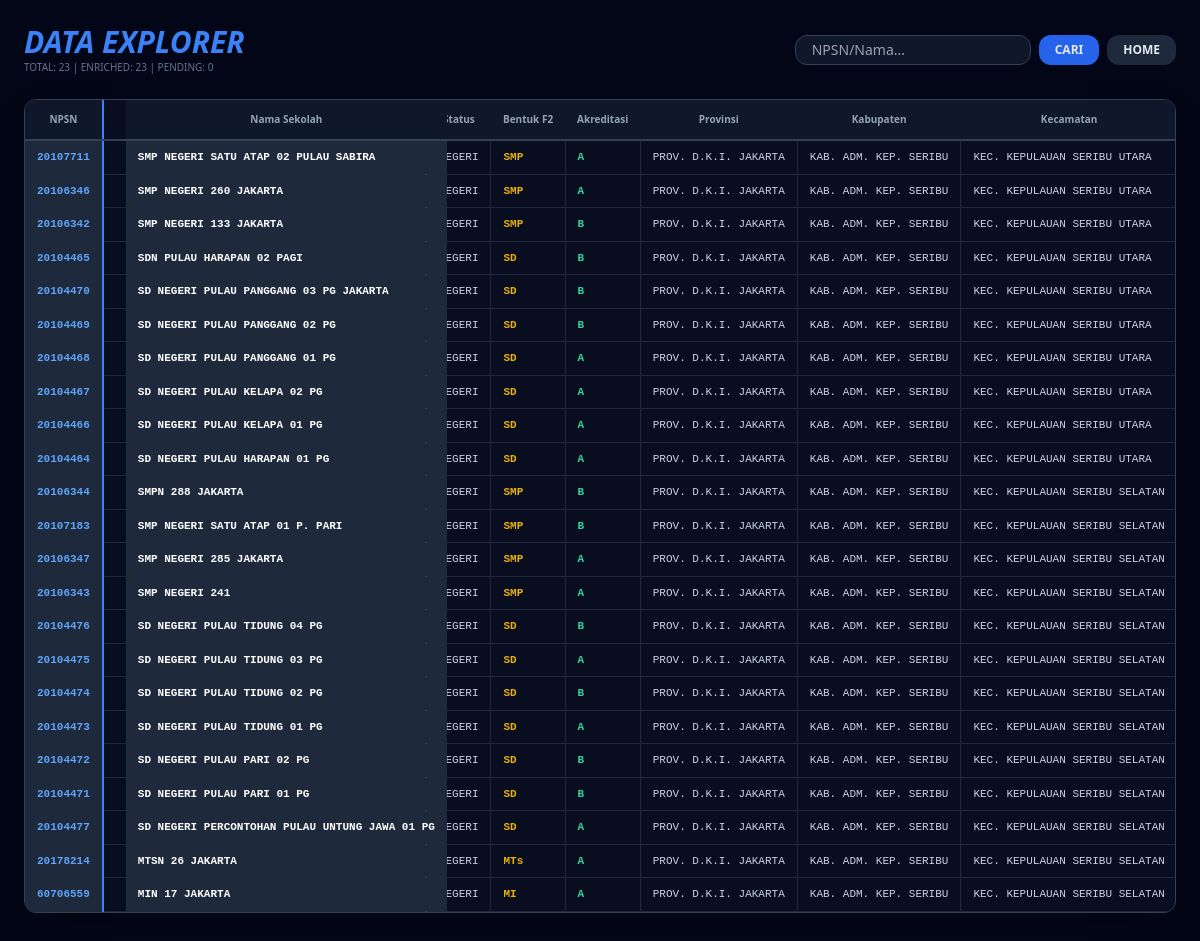
/viewer, run on the app's committed database.
### tables this page shows
CREATE TABLE sekolah (
        id INTEGER PRIMARY KEY AUTOINCREMENT,
        -- FASE 1
        npsn TEXT UNIQUE,
        nama TEXT,
        status TEXT,
        bentuk_pendidikan TEXT,
        alamat TEXT,
        desa TEXT,
        kecamatan TEXT,
        kabupaten TEXT,
        provinsi TEXT,
        
        -- FASE 2 (Identitas & Perijinan)
        npsn_link TEXT,
        bentuk_pendidikan_detail TEXT,
        kementerian_pembina TEXT,
        naungan TEXT,
        npyp TEXT,
        sk_pendirian TEXT,
        tgl_sk_pendirian TEXT,
        sk_operasional TEXT,
        tgl_sk_operasional TEXT,
        sk_operasional_link TEXT,
        tgl_upload_sk TEXT,
        akreditasi TEXT,
        akreditasi_link TEXT,
        
        -- FASE 2 (Sarpras)
        luas_tanah TEXT,
        internet_1 TEXT,
        internet_2 TEXT,
        sumber_listrik TEXT,
        
        -- FASE 2 (Kontak)
        fax TEXT,
        telepon TEXT,
        email TEXT,
        website TEXT,
        operator TEXT,
        
        -- FASE 2 (Peta)
        lintang TEXT,
        bujur TEXT,
        
        fase2_done INTEGER DEFAULT 0
    );

### app.py (the view)
@app.route("/viewer")
def viewer():
    search = request.args.get('search', '')
    page = request.args.get('page', 1, type=int)
    view_filter = request.args.get('filter', 'all')
    per_page = 100
    offset = (page - 1) * per_page
    conn = get_connection()
    total_all = conn.execute("SELECT COUNT(*) as t FROM sekolah").fetchone()['t']
    total_enriched = conn.execute("SELECT COUNT(*) as t FROM sekolah WHERE fase2_done=1").fetchone()['t']
    q = "SELECT * FROM sekolah WHERE 1=1 "
    if view_filter == 'enriched': q += "AND fase2_done=1 "
    if search: q += f"AND (npsn LIKE '%{search}%' OR nama LIKE '%{search}%') "
    rows = conn.execute(q + "ORDER BY id DESC LIMIT ? OFFSET ?", (per_page, offset)).fetchall()
    total_filtered = conn.execute(q.replace("SELECT *", "SELECT COUNT(*) as t")).fetchone()['t']
    conn.close()
    return render_template("viewer.html", rows=rows, total_data=total_all, total_enriched=total_enriched, pending=(total_all-total_enriched), page=page, total_pages=(total_filtered//per_page)+1, search=search, view_filter=view_filter)

### db.py (called while the page is built)
def get_connection():
    conn = sqlite3.connect(DB_NAME, check_same_thread=False)
    conn.row_factory = sqlite3.Row
    return conn

### templates/viewer.html (shortened to what this page needs)
<!DOCTYPE html>
<html><head><title>Full Data Explorer</title><script src="https://cdn.tailwindcss.com"></script>
</head>
<body class="bg-slate-950 text-slate-200 p-6">
    <header class="flex justify-between items-center mb-6">
        <div><h1 class="text-3xl font-black italic text-blue-500">DATA EXPLORER</h1><p class="text-[10px] text-slate-500 uppercase">Total: {{ total_data }} | Enriched: {{ total_enriched }} | Pending: {{ pending }}</p></div>
        <div class="flex gap-2">
            <form class="flex gap-2"><input type="text" name="search" value="{{ search }}" class="bg-slate-900 border border-slate-700 px-4 py-1 rounded-xl text-sm" placeholder="NPSN/Nama..."><button class="bg-blue-600 px-4 rounded-xl font-bold text-xs uppercase">Cari</button></form>
            <a href="/" class="bg-slate-800 px-4 py-1 rounded-xl font-bold text-xs flex items-center">HOME</a>
        </div>
    </header>
    <div class="wrap bg-slate-900/50 shadow-2xl">
        <table><thead><tr>
            <th class="st-1">NPSN</th><th class="st-2">Nama Sekolah</th><th>Status</th><th>Bentuk F2</th><th>Akreditasi</th><th>Provinsi</th><th>Kabupaten</th><th>Kecamatan</th>
        </tr></thead><tbody>
            {% for r in rows %}
            <tr>
                <td class="st-1 font-bold text-blue-400">{{ r.npsn }}</td><td class="st-2 text-white font-bold uppercase">{{ r.nama }}</td><td>{{ r.status }}</td><td class="text-yellow-500 font-bold">{{ r.bentuk_pendidikan_detail or r.bentuk_pendidikan }}</td><td class="text-emerald-400 font-bold">{{ r.akreditasi or '-' }}</td><td>{{ r.provinsi }}</td><td>{{ r.kabupaten }}</td><td>{{ r.kecamatan }}</td>
            </tr>
            {% endfor %}
        </tbody></table>
    </div>
</body></html>

### templates/viewer.html (style rules this page uses)
.wrap { height: calc(100vh - 220px); overflow: auto; border: 1px solid #334155; border-radius: 12px; }
table { border-collapse: separate; border-spacing: 0; }
th { position: sticky; top: 0; background: #0f172a; z-index: 40; padding: 12px; font-size: 10px; border-bottom: 2px solid #334155; white-space: nowrap; color: #94a3b8; }
.st-1 { position: sticky; left: 0; z-index: 30; background: #1e293b; border-right: 2px solid #3b82f6 !important; width: 100px; }
.st-2 { position: sticky; left: 100px; z-index: 30; background: #1e293b; border-right: 2px solid #334155 !important; width: 250px; }
th.st-1, th.st-2 { z-index: 50; background: #0f172a; }
td { padding: 8px 12px; font-family: monospace; font-size: 11px; border-bottom: 1px solid #1e293b; border-right: 1px solid #1e293b; white-space: nowrap; color: #cbd5e1; }

### data on the page
sekolah: npsn "20107711", nama "SMP NEGERI SATU ATAP 02 PULAU SABIRA", status "NEGERI", bentuk_pendidikan_detail "SMP", akreditasi "A", provinsi "PROV. D.K.I. JAKARTA", kabupaten "KAB. ADM. KEP. SERIBU", kecamatan "KEC. KEPULAUAN SERIBU UTARA"
sekolah: npsn "20106346", nama "SMP NEGERI 260 JAKARTA", status "NEGERI", bentuk_pendidikan_detail "SMP", akreditasi "A", provinsi "PROV. D.K.I. JAKARTA", kabupaten "KAB. ADM. KEP. SERIBU", kecamatan "KEC. KEPULAUAN SERIBU UTARA"
sekolah: npsn "20106342", nama "SMP NEGERI 133 JAKARTA", status "NEGERI", bentuk_pendidikan_detail "SMP", akreditasi "B", provinsi "PROV. D.K.I. JAKARTA", kabupaten "KAB. ADM. KEP. SERIBU", kecamatan "KEC. KEPULAUAN SERIBU UTARA"
sekolah: npsn "20104465", nama "SDN PULAU HARAPAN 02 PAGI", status "NEGERI", bentuk_pendidikan_detail "SD", akreditasi "B", provinsi "PROV. D.K.I. JAKARTA", kabupaten "KAB. ADM. KEP. SERIBU", kecamatan "KEC. KEPULAUAN SERIBU UTARA"
sekolah: npsn "20104470", nama "SD NEGERI PULAU PANGGANG 03 PG JAKARTA", status "NEGERI", bentuk_pendidikan_detail "SD", akreditasi "B", provinsi "PROV. D.K.I. JAKARTA", kabupaten "KAB. ADM. KEP. SERIBU", kecamatan "KEC. KEPULAUAN SERIBU UTARA"
sekolah: npsn "20104469", nama "SD NEGERI PULAU PANGGANG 02 PG", status "NEGERI", bentuk_pendidikan_detail "SD", akreditasi "B", provinsi "PROV. D.K.I. JAKARTA", kabupaten "KAB. ADM. KEP. SERIBU", kecamatan "KEC. KEPULAUAN SERIBU UTARA"
sekolah: npsn "20104468", nama "SD NEGERI PULAU PANGGANG 01 PG", status "NEGERI", bentuk_pendidikan_detail "SD", akreditasi "A", provinsi "PROV. D.K.I. JAKARTA", kabupaten "KAB. ADM. KEP. SERIBU", kecamatan "KEC. KEPULAUAN SERIBU UTARA"
sekolah: npsn "20104467", nama "SD NEGERI PULAU KELAPA 02 PG", status "NEGERI", bentuk_pendidikan_detail "SD", akreditasi "A", provinsi "PROV. D.K.I. JAKARTA", kabupaten "KAB. ADM. KEP. SERIBU", kecamatan "KEC. KEPULAUAN SERIBU UTARA"
sekolah: npsn "20104466", nama "SD NEGERI PULAU KELAPA 01 PG", status "NEGERI", bentuk_pendidikan_detail "SD", akreditasi "A", provinsi "PROV. D.K.I. JAKARTA", kabupaten "KAB. ADM. KEP. SERIBU", kecamatan "KEC. KEPULAUAN SERIBU UTARA"
sekolah: npsn "20104464", nama "SD NEGERI PULAU HARAPAN 01 PG", status "NEGERI", bentuk_pendidikan_detail "SD", akreditasi "A", provinsi "PROV. D.K.I. JAKARTA", kabupaten "KAB. ADM. KEP. SERIBU", kecamatan "KEC. KEPULAUAN SERIBU UTARA"
sekolah: npsn "20106344", nama "SMPN 288 JAKARTA", status "NEGERI", bentuk_pendidikan_detail "SMP", akreditasi "B", provinsi "PROV. D.K.I. JAKARTA", kabupaten "KAB. ADM. KEP. SERIBU", kecamatan "KEC. KEPULAUAN SERIBU SELATAN"
sekolah: npsn "20107183", nama "SMP NEGERI SATU ATAP 01 P. PARI", status "NEGERI", bentuk_pendidikan_detail "SMP", akreditasi "B", provinsi "PROV. D.K.I. JAKARTA", kabupaten "KAB. ADM. KEP. SERIBU", kecamatan "KEC. KEPULAUAN SERIBU SELATAN"
sekolah: npsn "20106347", nama "SMP NEGERI 285 JAKARTA", status "NEGERI", bentuk_pendidikan_detail "SMP", akreditasi "A", provinsi "PROV. D.K.I. JAKARTA", kabupaten "KAB. ADM. KEP. SERIBU", kecamatan "KEC. KEPULAUAN SERIBU SELATAN"
sekolah: npsn "20106343", nama "SMP NEGERI 241", status "NEGERI", bentuk_pendidikan_detail "SMP", akreditasi "A", provinsi "PROV. D.K.I. JAKARTA", kabupaten "KAB. ADM. KEP. SERIBU", kecamatan "KEC. KEPULAUAN SERIBU SELATAN"
sekolah: npsn "20104476", nama "SD NEGERI PULAU TIDUNG 04 PG", status "NEGERI", bentuk_pendidikan_detail "SD", akreditasi "B", provinsi "PROV. D.K.I. JAKARTA", kabupaten "KAB. ADM. KEP. SERIBU", kecamatan "KEC. KEPULAUAN SERIBU SELATAN"
sekolah: npsn "20104475", nama "SD NEGERI PULAU TIDUNG 03 PG", status "NEGERI", bentuk_pendidikan_detail "SD", akreditasi "A", provinsi "PROV. D.K.I. JAKARTA", kabupaten "KAB. ADM. KEP. SERIBU", kecamatan "KEC. KEPULAUAN SERIBU SELATAN"
sekolah: npsn "20104474", nama "SD NEGERI PULAU TIDUNG 02 PG", status "NEGERI", bentuk_pendidikan_detail "SD", akreditasi "B", provinsi "PROV. D.K.I. JAKARTA", kabupaten "KAB. ADM. KEP. SERIBU", kecamatan "KEC. KEPULAUAN SERIBU SELATAN"
sekolah: npsn "20104473", nama "SD NEGERI PULAU TIDUNG 01 PG", status "NEGERI", bentuk_pendidikan_detail "SD", akreditasi "A", provinsi "PROV. D.K.I. JAKARTA", kabupaten "KAB. ADM. KEP. SERIBU", kecamatan "KEC. KEPULAUAN SERIBU SELATAN"
sekolah: npsn "20104472", nama "SD NEGERI PULAU PARI 02 PG", status "NEGERI", bentuk_pendidikan_detail "SD", akreditasi "B", provinsi "PROV. D.K.I. JAKARTA", kabupaten "KAB. ADM. KEP. SERIBU", kecamatan "KEC. KEPULAUAN SERIBU SELATAN"
sekolah: npsn "20104471", nama "SD NEGERI PULAU PARI 01 PG", status "NEGERI", bentuk_pendidikan_detail "SD", akreditasi "B", provinsi "PROV. D.K.I. JAKARTA", kabupaten "KAB. ADM. KEP. SERIBU", kecamatan "KEC. KEPULAUAN SERIBU SELATAN"
sekolah: npsn "20104477", nama "SD NEGERI PERCONTOHAN PULAU UNTUNG JAWA 01 PG", status "NEGERI", bentuk_pendidikan_detail "SD", akreditasi "A", provinsi "PROV. D.K.I. JAKARTA", kabupaten "KAB. ADM. KEP. SERIBU", kecamatan "KEC. KEPULAUAN SERIBU SELATAN"
sekolah: npsn "20178214", nama "MTSN 26 JAKARTA", status "NEGERI", bentuk_pendidikan_detail "MTs", akreditasi "A", provinsi "PROV. D.K.I. JAKARTA", kabupaten "KAB. ADM. KEP. SERIBU", kecamatan "KEC. KEPULAUAN SERIBU SELATAN"
sekolah: npsn "60706559", nama "MIN 17 JAKARTA", status "NEGERI", bentuk_pendidikan_detail "MI", akreditasi "A", provinsi "PROV. D.K.I. JAKARTA", kabupaten "KAB. ADM. KEP. SERIBU", kecamatan "KEC. KEPULAUAN SERIBU SELATAN"

### other printed values
{{ total_data }} "23"
{{ total_enriched }} "23"
{{ pending }} "0"
